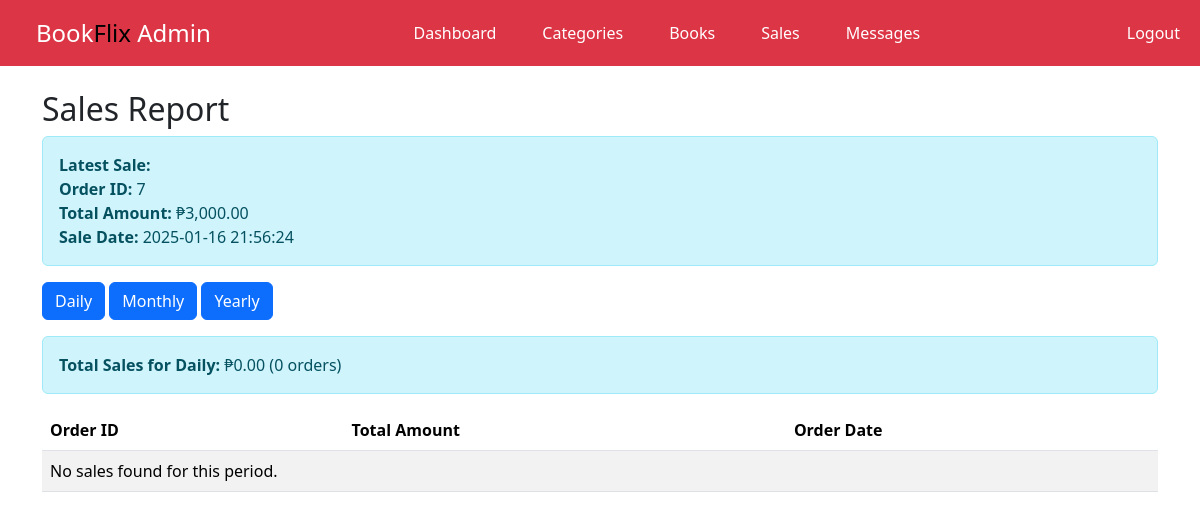
Screenshot of /sales.php?filter=daily with the database file from the repository.
### tables this page shows
CREATE TABLE `orders` (
  `order_id` int(11) NOT NULL,
  `user_id` int(11) NOT NULL,
  `total_amount` decimal(10,2) NOT NULL,
  `order_date` timestamp NOT NULL DEFAULT current_timestamp()
);

### sales.php (the view, shortened to what this page needs)
<?php
include "database.php";
$date_filter = 'today';
$start_date = $end_date = date('Y-m-d');
if (isset($_GET['filter'])) {
    $date_filter = $_GET['filter'];
    switch ($date_filter) {
        case 'daily':
            $start_date = date('Y-m-d');
            $end_date = date('Y-m-d');
            break;
    }
}
$stmt = $pdo->prepare("SELECT o.order_id, o.total_amount, o.order_date
                       FROM orders o
                       ORDER BY o.order_date DESC LIMIT 1");
$stmt->execute();
$latest_sale = $stmt->fetch();
$stmt = $pdo->prepare("SELECT COUNT(order_id) AS total_sales_count, SUM(total_amount) AS total_sales_amount
                       FROM orders
                       WHERE order_date BETWEEN ? AND ?");
$stmt->execute([$start_date, $end_date]);
$sales_summary = $stmt->fetch();
$stmt = $pdo->prepare("SELECT order_id, total_amount, order_date
                       FROM orders
                       WHERE order_date BETWEEN ? AND ?");
$stmt->execute([$start_date, $end_date]);
$sales = $stmt->fetchAll();
?>
<!DOCTYPE html>
<html lang="en">
<head>
    <link rel="stylesheet" href="https://cdn.jsdelivr.net/npm/bootstrap@5.3.3/dist/css/bootstrap.min.css">
</head>
<body>
<nav class="navbar navbar-expand-lg navbar-dark bg-danger sticky-top">
    <a class="navbar-brand ms-3" href="dashboard.php">Book<span>Flix</span> Admin</a>
    <div class="collapse navbar-collapse">
        <div class="navbar-nav mx-auto">
        <a href="adminpage.php" class="nav-link">Dashboard</a>
            <a href="categories.php" class="nav-link">Categories</a>
            <a href="books.php" class="nav-link">Books</a>
            <a href="sales.php" class="nav-link">Sales</a>
            <a href="messages.php" class="nav-link">Messages</a>
        </div>
        <a href="login.php" class="nav-link logout">Logout</a>
    </div>
</nav>
<div class="container mt-4">
    <h2>Sales Report</h2>
    <?php if ($latest_sale): ?>
        <div class="alert alert-info">
            <strong>Latest Sale:</strong>
            <br>
            <strong>Order ID:</strong> <?php echo $latest_sale['order_id']; ?>
            <br>
            <strong>Total Amount:</strong> ₱<?php echo number_format($latest_sale['total_amount'], 2); ?>
            <br>
            <strong>Sale Date:</strong> <?php echo $latest_sale['order_date']; ?>
        </div>
    <?php endif; ?>
    <div class="mb-3">
        <a href="sales.php?filter=daily" class="btn btn-primary">Daily</a>
        <a href="sales.php?filter=monthly" class="btn btn-primary">Monthly</a>
        <a href="sales.php?filter=yearly" class="btn btn-primary">Yearly</a>
    </div>
    <div class="alert alert-info">
        <strong>Total Sales for <?php echo ucfirst($date_filter); ?>:</strong>
        ₱<?php echo number_format($sales_summary['total_sales_amount'], 2); ?> (<?php echo $sales_summary['total_sales_count']; ?> orders)
    </div>
    <table class="table table-striped">
        <thead>
            <tr>
                <th>Order ID</th>
                <th>Total Amount</th>
                <th>Order Date</th>
            </tr>
        </thead>
        <tbody>
            <?php if (count($sales) > 0): ?>
                <?php foreach ($sales as $sale): ?>
                    <tr>
                        <td><?php echo $sale['order_id']; ?></td>
                        <td>$<?php echo number_format($sale['total_amount'], 2); ?></td>
                        <td><?php echo $sale['order_date']; ?></td>
                    </tr>
                <?php endforeach; ?>
            <?php else: ?>
                <tr>
                    <td colspan="3">No sales found for this period.</td>
                </tr>
            <?php endif; ?>
        </tbody>
    </table>
</div>
</body>
</html>

### sales.php (style rules this page uses)
.navbar { background-color: #343a40; padding: 10px 20px; }
.navbar-brand { color: #fff; font-size: 1.5rem; text-decoration: none; }
.navbar-nav { display: flex; justify-content: center; flex-grow: 1; }
.navbar-nav .nav-link { color: #fff; margin: 0 15px; text-decoration: none; font-size: 1rem; }
.logout { color: #fff; text-decoration: none; font-size: 1rem; margin-left: 20px; }
.navbar-brand span { color: black; }

### rows the page displays
orders: order_id "7", total_amount "3,000.00", order_date "2025-01-16 21:56:24"

### other values shown
$date_filter "Daily"
$sales_summary['total_sales_amount'] "0.00"
$sales_summary['total_sales_count'] "0"
